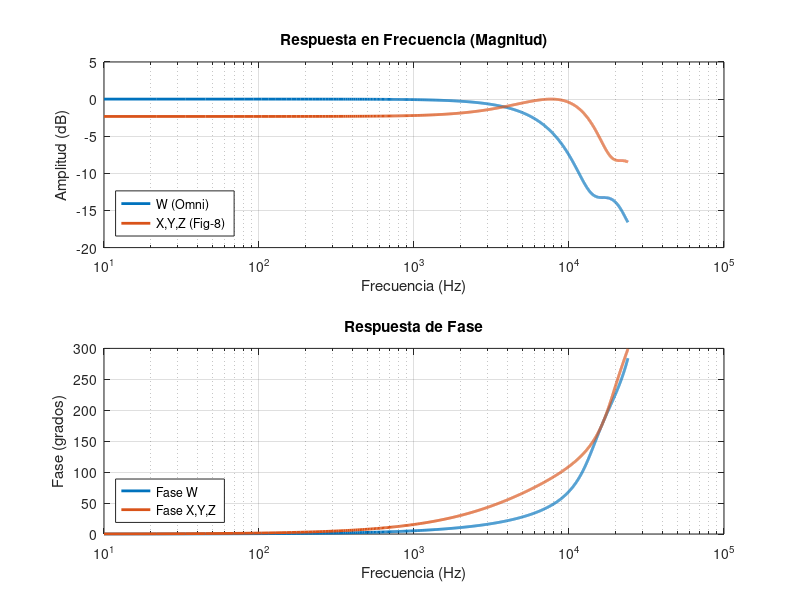

MATLAB code for this plot:
% --- Parámetros de simulación ---
fs = 48000;
N = 2048; 
f = linspace(10, fs/2, N); 
w = 2*pi*f;
c = 340;
r = 0.0147;
kr = (w*r)/c;

% --- Cálculo de funciones de Bessel esféricas ---
% j0(x) = sin(x)/x
% j1(x) = sin(x)/x^2 - cos(x)/x
% j2(x) = (3/x^3 - 1/x)sin(x) - 3/x^2 * cos(x)

j0 = sin(kr) ./ kr;
j1 = (sin(kr) ./ (kr.^2)) - (cos(kr) ./ kr);
j2 = ((3./(kr.^3)) - (1./kr)).*sin(kr) - (3./(kr.^2)).*cos(kr);

% --- Funciones de Transferencia (Gerzon) ---
H_omni = j0 + 1i*j1;
H_fig8 = (1/3)*j0 + 1i*j1 - (2/3)*j2;

% Normalizar las funciones de transferencia
H_omni = H_omni / max(abs(H_omni));
H_fig8 = H_fig8 / max(abs(H_fig8));

% Magnitud
subplot(2,1,1);
semilogx(f, 20*log10(abs(H_omni)), 'LineWidth', 2, 'DisplayName', 'W (Omni)');
hold on;
semilogx(f, 20*log10(abs(H_fig8)), 'LineWidth', 2, 'DisplayName', 'X,Y,Z (Fig-8)');
grid on;
title('Respuesta en Frecuencia (Magnitud)');
ylabel('Amplitud (dB)');
xlabel('Frecuencia (Hz)');
legend('Location', 'southwest');
ylim([-20, 5]);

% Fase
subplot(2,1,2);
semilogx(f, unwrap(angle(H_omni))*180/pi, 'LineWidth', 2, 'DisplayName', 'Fase W');
hold on;
semilogx(f, unwrap(angle(H_fig8))*180/pi, 'LineWidth', 2, 'DisplayName', 'Fase X,Y,Z');
grid on;
title('Respuesta de Fase');
ylabel('Fase (grados)');
xlabel('Frecuencia (Hz)');
legend('Location', 'southwest');
